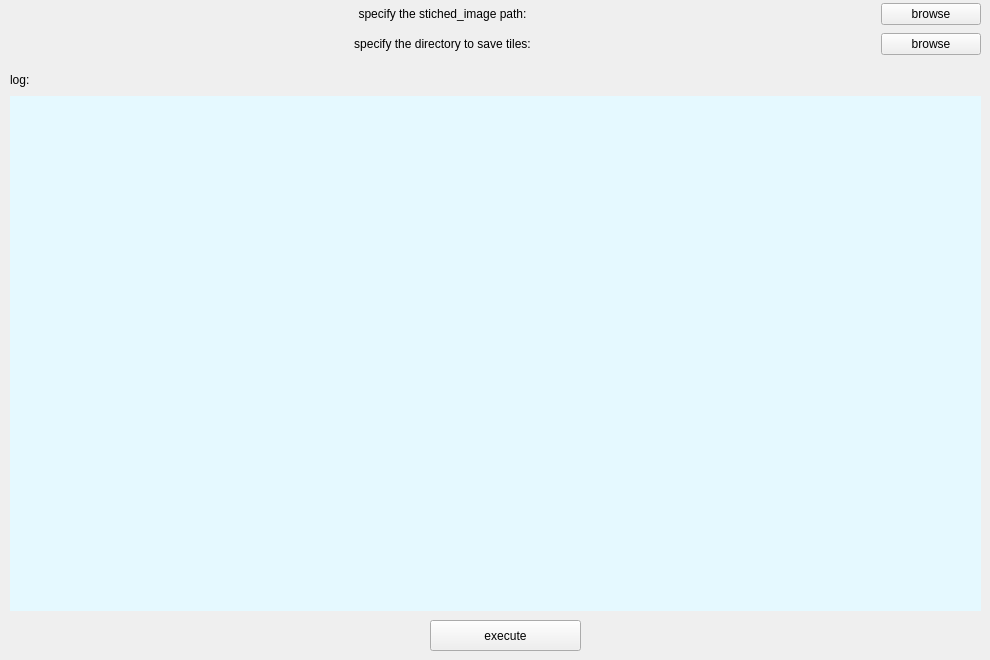
    <widget class="QWidget" name="tab_4">
     <attribute name="title">
      <string>tile maker</string>
     </attribute>
     <widget class="QWidget" name="verticalLayoutWidget_19">
      <property name="geometry">
       <rect>
        <x>10</x>
        <y>0</y>
        <width>971</width>
        <height>29</height>
       </rect>
      </property>
      <layout class="QVBoxLayout" name="verticalLayout_25">
       <item>
        <layout class="QHBoxLayout" name="horizontalLayout_30">
         <item>
          <widget class="QLabel" name="tile_source_text">
           <property name="text">
            <string>specify the stiched_image path:</string>
           </property>
           <property name="alignment">
            <set>Qt::AlignCenter</set>
           </property>
          </widget>
         </item>
         <item>
          <widget class="QPushButton" name="tile_source_but">
           <property name="maximumSize">
            <size>
             <width>100</width>
             <height>16777215</height>
            </size>
           </property>
           <property name="text">
            <string>browse</string>
           </property>
          </widget>
         </item>
        </layout>
       </item>
      </layout>
     </widget>
     <widget class="QWidget" name="verticalLayoutWidget_20">
      <property name="geometry">
       <rect>
        <x>10</x>
        <y>30</y>
        <width>971</width>
        <height>29</height>
       </rect>
      </property>
      <layout class="QVBoxLayout" name="verticalLayout_26">
       <item>
        <layout class="QHBoxLayout" name="horizontalLayout_31">
         <item>
          <widget class="QLabel" name="tile_out_text">
           <property name="text">
            <string>specify the directory to save tiles:</string>
           </property>
           <property name="alignment">
            <set>Qt::AlignCenter</set>
           </property>
          </widget>
         </item>
         <item>
          <widget class="QPushButton" name="tile_out_but">
           <property name="maximumSize">
            <size>
             <width>100</width>
             <height>16777215</height>
            </size>
           </property>
           <property name="text">
            <string>browse</string>
           </property>
          </widget>
         </item>
        </layout>
       </item>
      </layout>
     </widget>
     <widget class="QWidget" name="layoutWidget_3">
      <property name="geometry">
       <rect>
        <x>10</x>
        <y>70</y>
        <width>971</width>
        <height>541</height>
       </rect>
      </property>
      <layout class="QVBoxLayout" name="verticalLayout_27">
       <item>
        <layout class="QVBoxLayout" name="verticalLayout_28">
         <item>
          <widget class="QLabel" name="label_11">
           <property name="maximumSize">
            <size>
             <width>16777215</width>
             <height>20</height>
            </size>
           </property>
           <property name="text">
            <string>log:</string>
           </property>
          </widget>
         </item>
         <item>
          <widget class="QLabel" name="tile_log">
           <property name="autoFillBackground">
            <bool>false</bool>
           </property>
           <property name="styleSheet">
            <string notr="true">background:#e5f9ff;</string>
           </property>
           <property name="text">
            <string/>
           </property>
          </widget>
         </item>
        </layout>
       </item>
      </layout>
     </widget>
     <widget class="QPushButton" name="tile_exec_but">
      <property name="geometry">
       <rect>
        <x>430</x>
        <y>620</y>
        <width>151</width>
        <height>31</height>
       </rect>
      </property>
      <property name="autoFillBackground">
       <bool>false</bool>
      </property>
      <property name="text">
       <string>execute</string>
      </property>
     </widget>
    </widget>
